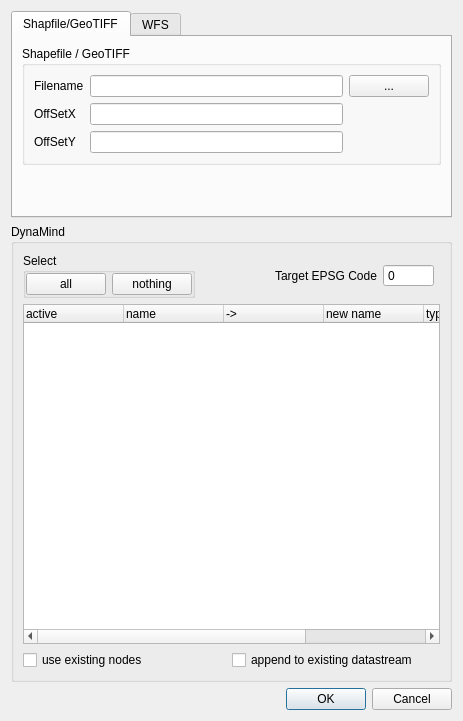
<?xml version="1.0" encoding="UTF-8"?>
<ui version="4.0">
 <class>GUIImport</class>
 <widget class="QDialog" name="GUIImport">
  <property name="geometry">
   <rect>
    <x>0</x>
    <y>0</y>
    <width>463</width>
    <height>721</height>
   </rect>
  </property>
  <property name="windowTitle">
   <string>Dialog</string>
  </property>
  <layout class="QVBoxLayout" name="verticalLayout">
   <item>
    <widget class="QTabWidget" name="tabWidget">
     <property name="sizePolicy">
      <sizepolicy hsizetype="Expanding" vsizetype="Minimum">
       <horstretch>0</horstretch>
       <verstretch>0</verstretch>
      </sizepolicy>
     </property>
     <property name="currentIndex">
      <number>0</number>
     </property>
     <widget class="QWidget" name="tab">
      <attribute name="title">
       <string>Shapfile/GeoTIFF</string>
      </attribute>
      <layout class="QVBoxLayout" name="verticalLayout_3">
       <item>
        <widget class="QGroupBox" name="groupBox">
         <property name="title">
          <string>Shapefile / GeoTIFF</string>
         </property>
         <layout class="QGridLayout" name="gridLayout">
          <item row="1" column="1">
           <widget class="QLineEdit" name="lineEdit_Filename"/>
          </item>
          <item row="1" column="2">
           <widget class="QPushButton" name="pushButton_Filename">
            <property name="text">
             <string>...</string>
            </property>
           </widget>
          </item>
          <item row="1" column="0">
           <widget class="QLabel" name="label">
            <property name="text">
             <string>Filename</string>
            </property>
           </widget>
          </item>
          <item row="2" column="0">
           <widget class="QLabel" name="label_8">
            <property name="text">
             <string>OffSetX</string>
            </property>
           </widget>
          </item>
          <item row="3" column="0">
           <widget class="QLabel" name="label_9">
            <property name="text">
             <string>OffSetY</string>
            </property>
           </widget>
          </item>
          <item row="2" column="1">
           <widget class="QLineEdit" name="lineEdit_offx"/>
          </item>
          <item row="3" column="1">
           <widget class="QLineEdit" name="lineEdit_offy"/>
          </item>
         </layout>
        </widget>
       </item>
       <item>
        <spacer name="verticalSpacer_2">
         <property name="orientation">
          <enum>Qt::Vertical</enum>
         </property>
         <property name="sizeHint" stdset="0">
          <size>
           <width>20</width>
           <height>40</height>
          </size>
         </property>
        </spacer>
       </item>
      </layout>
     </widget>
     <widget class="QWidget" name="tab_2">
      <attribute name="title">
       <string>WFS</string>
      </attribute>
      <layout class="QVBoxLayout" name="verticalLayout_2">
       <item>
        <widget class="QGroupBox" name="wfs_group">
         <property name="enabled">
          <bool>true</bool>
         </property>
         <property name="title">
          <string>WFS Server</string>
         </property>
         <layout class="QGridLayout" name="gridLayout_2">
          <item row="2" column="1">
           <widget class="QLineEdit" name="lineEdit_wfs_password">
            <property name="echoMode">
             <enum>QLineEdit::Password</enum>
            </property>
           </widget>
          </item>
          <item row="1" column="1">
           <widget class="QLineEdit" name="lineEdit_wfs_username"/>
          </item>
          <item row="2" column="0">
           <widget class="QLabel" name="label_5">
            <property name="text">
             <string>Password</string>
            </property>
           </widget>
          </item>
          <item row="1" column="0">
           <widget class="QLabel" name="label_4">
            <property name="text">
             <string>Username</string>
            </property>
           </widget>
          </item>
          <item row="0" column="0">
           <widget class="QLabel" name="label_2">
            <property name="text">
             <string>Server</string>
            </property>
           </widget>
          </item>
          <item row="0" column="1">
           <widget class="QLineEdit" name="lineEdit_wfs_server"/>
          </item>
          <item row="3" column="2">
           <widget class="QCheckBox" name="checkBox_flip">
            <property name="text">
             <string>Flip</string>
            </property>
           </widget>
          </item>
          <item row="3" column="1">
           <widget class="QPushButton" name="wfsUpdateButton">
            <property name="text">
             <string>Update</string>
            </property>
           </widget>
          </item>
         </layout>
        </widget>
       </item>
      </layout>
     </widget>
    </widget>
   </item>
   <item>
    <widget class="QGroupBox" name="groupBox_linkWithExistingView">
     <property name="title">
      <string>DynaMind</string>
     </property>
     <layout class="QGridLayout" name="gridLayout_3">
      <item row="4" column="0">
       <layout class="QHBoxLayout" name="horizontalLayout_5">
        <item>
         <widget class="QGroupBox" name="Select">
          <property name="title">
           <string>Select</string>
          </property>
          <layout class="QHBoxLayout" name="horizontalLayout_2">
           <property name="margin">
            <number>0</number>
           </property>
           <item>
            <widget class="QPushButton" name="selectAllButton">
             <property name="sizePolicy">
              <sizepolicy hsizetype="Minimum" vsizetype="Fixed">
               <horstretch>0</horstretch>
               <verstretch>0</verstretch>
              </sizepolicy>
             </property>
             <property name="text">
              <string>all</string>
             </property>
            </widget>
           </item>
           <item>
            <widget class="QPushButton" name="selectNothingButton">
             <property name="text">
              <string>nothing</string>
             </property>
            </widget>
           </item>
          </layout>
         </widget>
        </item>
        <item>
         <spacer name="horizontalSpacer">
          <property name="orientation">
           <enum>Qt::Horizontal</enum>
          </property>
          <property name="sizeHint" stdset="0">
           <size>
            <width>40</width>
            <height>20</height>
           </size>
          </property>
         </spacer>
        </item>
        <item>
         <widget class="QLabel" name="label_7">
          <property name="text">
           <string>Target EPSG Code</string>
          </property>
         </widget>
        </item>
        <item>
         <widget class="QSpinBox" name="epsgCode">
          <property name="frame">
           <bool>true</bool>
          </property>
          <property name="buttonSymbols">
           <enum>QAbstractSpinBox::NoButtons</enum>
          </property>
          <property name="maximum">
           <number>999999999</number>
          </property>
         </widget>
        </item>
       </layout>
      </item>
      <item row="10" column="0">
       <layout class="QHBoxLayout" name="horizontalLayout_4">
        <item>
         <widget class="QCheckBox" name="checkBox_linkWithExistingView">
          <property name="text">
           <string>use existing nodes</string>
          </property>
         </widget>
        </item>
        <item>
         <widget class="QCheckBox" name="checkBox_append_existing">
          <property name="text">
           <string>append to existing datastream</string>
          </property>
         </widget>
        </item>
       </layout>
      </item>
      <item row="7" column="0" colspan="2">
       <widget class="QTreeWidget" name="viewTree">
        <property name="sizePolicy">
         <sizepolicy hsizetype="Expanding" vsizetype="Expanding">
          <horstretch>0</horstretch>
          <verstretch>0</verstretch>
         </sizepolicy>
        </property>
        <property name="headerHidden">
         <bool>false</bool>
        </property>
        <property name="columnCount">
         <number>6</number>
        </property>
        <attribute name="headerVisible">
         <bool>true</bool>
        </attribute>
        <column>
         <property name="text">
          <string>active</string>
         </property>
        </column>
        <column>
         <property name="text">
          <string>name</string>
         </property>
        </column>
        <column>
         <property name="text">
          <string>-&gt;</string>
         </property>
        </column>
        <column>
         <property name="text">
          <string>new name</string>
         </property>
        </column>
        <column>
         <property name="text">
          <string>type</string>
         </property>
        </column>
        <column>
         <property name="text">
          <string>source epsg</string>
         </property>
        </column>
       </widget>
      </item>
     </layout>
    </widget>
   </item>
   <item>
    <widget class="QDialogButtonBox" name="buttonBox">
     <property name="orientation">
      <enum>Qt::Horizontal</enum>
     </property>
     <property name="standardButtons">
      <set>QDialogButtonBox::Cancel|QDialogButtonBox::Ok</set>
     </property>
    </widget>
   </item>
  </layout>
 </widget>
 <resources/>
 <connections>
  <connection>
   <sender>buttonBox</sender>
   <signal>accepted()</signal>
   <receiver>GUIImport</receiver>
   <slot>accept()</slot>
   <hints>
    <hint type="sourcelabel">
     <x>248</x>
     <y>254</y>
    </hint>
    <hint type="destinationlabel">
     <x>157</x>
     <y>274</y>
    </hint>
   </hints>
  </connection>
  <connection>
   <sender>buttonBox</sender>
   <signal>rejected()</signal>
   <receiver>GUIImport</receiver>
   <slot>reject()</slot>
   <hints>
    <hint type="sourcelabel">
     <x>316</x>
     <y>260</y>
    </hint>
    <hint type="destinationlabel">
     <x>286</x>
     <y>274</y>
    </hint>
   </hints>
  </connection>
 </connections>
</ui>
